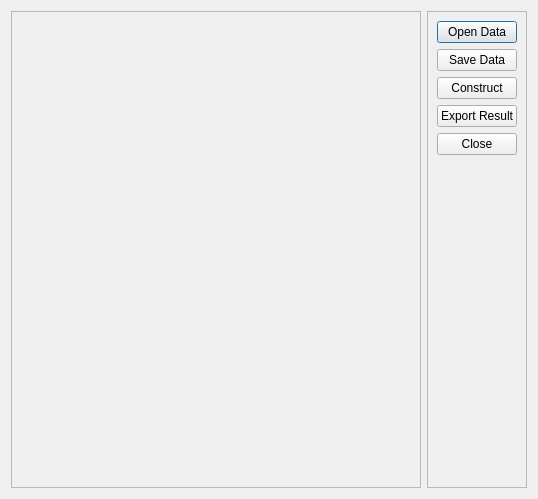
<?xml version="1.0" encoding="UTF-8"?>
<ui version="4.0">
 <class>Dialog</class>
 <widget class="QDialog" name="Dialog">
  <property name="geometry">
   <rect>
    <x>0</x>
    <y>0</y>
    <width>538</width>
    <height>499</height>
   </rect>
  </property>
  <property name="font">
   <font>
    <family>Arial</family>
   </font>
  </property>
  <property name="windowTitle">
   <string>Dialog</string>
  </property>
  <layout class="QHBoxLayout" name="horizontalLayout_3">
   <item>
    <widget class="QScrollArea" name="scrollArea">
     <property name="widgetResizable">
      <bool>true</bool>
     </property>
     <widget class="QWidget" name="scrollAreaWidgetContents">
      <property name="geometry">
       <rect>
        <x>0</x>
        <y>0</y>
        <width>412</width>
        <height>479</height>
       </rect>
      </property>
      <layout class="QVBoxLayout" name="verticalLayout_ScrollWidget"/>
     </widget>
    </widget>
   </item>
   <item>
    <widget class="QFrame" name="frame_Btns">
     <property name="sizePolicy">
      <sizepolicy hsizetype="Preferred" vsizetype="MinimumExpanding">
       <horstretch>0</horstretch>
       <verstretch>0</verstretch>
      </sizepolicy>
     </property>
     <property name="minimumSize">
      <size>
       <width>0</width>
       <height>20</height>
      </size>
     </property>
     <property name="maximumSize">
      <size>
       <width>100</width>
       <height>16777215</height>
      </size>
     </property>
     <property name="font">
      <font>
       <family>Arial</family>
      </font>
     </property>
     <property name="frameShape">
      <enum>QFrame::StyledPanel</enum>
     </property>
     <property name="frameShadow">
      <enum>QFrame::Raised</enum>
     </property>
     <layout class="QVBoxLayout" name="verticalLayout_Btns">
      <item>
       <widget class="QPushButton" name="btnOpenData">
        <property name="font">
         <font>
          <family>Arial</family>
          <weight>50</weight>
          <bold>false</bold>
         </font>
        </property>
        <property name="text">
         <string>Open Data</string>
        </property>
       </widget>
      </item>
      <item>
       <widget class="QPushButton" name="btnSaveData">
        <property name="font">
         <font>
          <family>Arial</family>
          <weight>50</weight>
          <bold>false</bold>
         </font>
        </property>
        <property name="text">
         <string>Save Data</string>
        </property>
       </widget>
      </item>
      <item>
       <widget class="QPushButton" name="btnConstruct">
        <property name="font">
         <font>
          <family>Arial</family>
          <weight>50</weight>
          <bold>false</bold>
         </font>
        </property>
        <property name="text">
         <string>Construct</string>
        </property>
       </widget>
      </item>
      <item>
       <widget class="QPushButton" name="btnExportResult">
        <property name="font">
         <font>
          <family>Arial</family>
          <weight>50</weight>
          <bold>false</bold>
         </font>
        </property>
        <property name="text">
         <string>Export Result</string>
        </property>
       </widget>
      </item>
      <item>
       <widget class="QPushButton" name="btnClose">
        <property name="font">
         <font>
          <family>Arial</family>
          <weight>50</weight>
          <bold>false</bold>
         </font>
        </property>
        <property name="text">
         <string>Close</string>
        </property>
       </widget>
      </item>
      <item>
       <spacer name="verticalSpacer">
        <property name="orientation">
         <enum>Qt::Vertical</enum>
        </property>
        <property name="sizeHint" stdset="0">
         <size>
          <width>20</width>
          <height>40</height>
         </size>
        </property>
       </spacer>
      </item>
     </layout>
    </widget>
   </item>
  </layout>
 </widget>
 <resources/>
 <connections/>
</ui>
